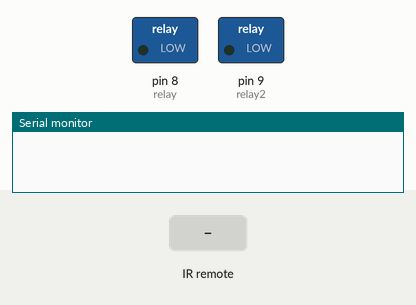
Simulated run of this sketch. Board: Arduino Uno, built with avr-gcc and run on an emulated ATmega328P. Parts: switched loads named in the sketch (green lamp = pin HIGH), the last lines printed to the serial monitor. Inputs (shaded band) come from the test bench.

Above: at 1.2 s.
1.3 s: infrared code 0xE619FF00 received
At 2.5 s:
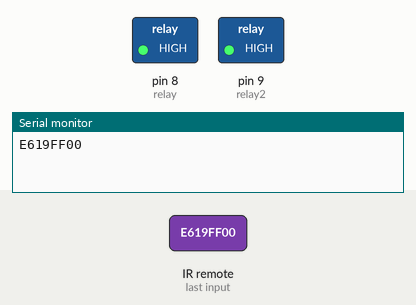
At 12.5 s:
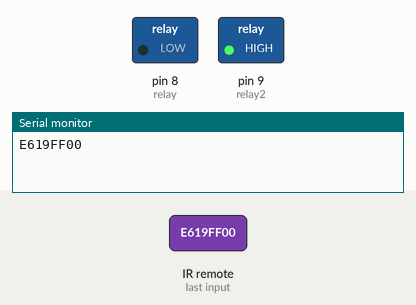
Timing chart, 0 to 12.8 s (numbered marks = the images above; inputs shaded):
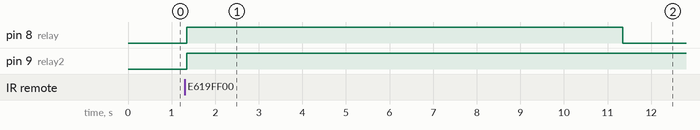

The sketch:

Y3-S1_Rehab.ino
```cpp
#include <IRremote.h> // Include the IRremote library for IR signal processing

IRrecv IR(3);
int relay2 = 9;
int relay = 8;
void setup() {
  // put your setup code here, to run once:
pinMode(relay, OUTPUT);
pinMode(relay2, OUTPUT);
IR.enableIRIn();
Serial.begin(9600);

}

void loop() {
  // put your main code here, to run repeatedly:
  if(IR.decode()){
    Serial.println(IR.decodedIRData.decodedRawData, HEX);
    if(IR.decodedIRData.decodedRawData == 0xE619FF00){
      delay(50);
      digitalWrite(relay, HIGH);
      digitalWrite(relay2, HIGH);
      delay(10000);
      digitalWrite(relay, LOW);
    }
    if(IR.decodedIRData.decodedRawData == 0xE31CFF00){
      delay(50);
      digitalWrite(relay2, LOW);
      digitalWrite(relay,LOW);
      delay(3000);

    }
    delay(50);
    IR.resume();
  }
}
```

Measured:
- after the input at 1.3 s, pin 8 (relay): LOW → HIGH after 0.05 s, → LOW 10.0 s later; pin 9 (relay2): LOW → HIGH after 0.05 s
